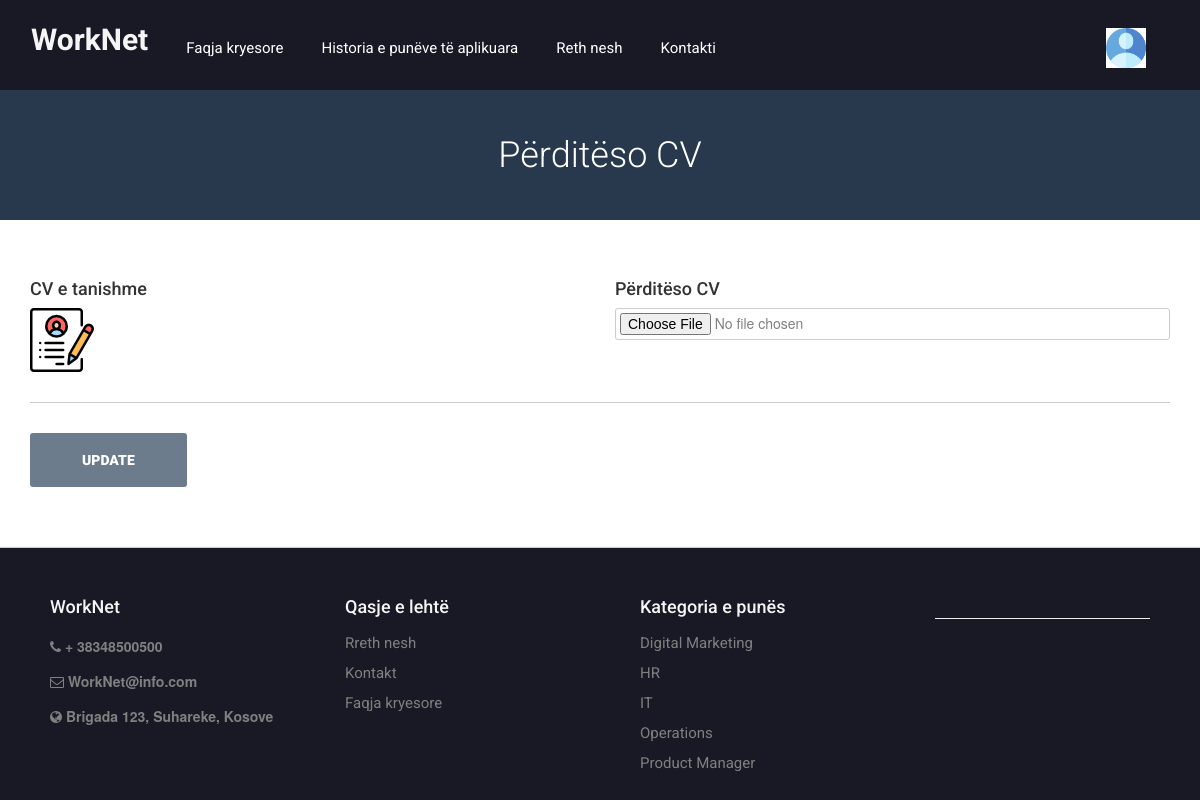
/resume.php (signed in), run on the app's committed database.
### tables this page shows
CREATE TABLE `tbljobseekers` (
  `id` int(11) NOT NULL,
  `FullName` varchar(150) DEFAULT NULL,
  `EmailId` varchar(150) DEFAULT NULL,
  `ContactNumber` bigint(15) DEFAULT NULL,
  `Password` varchar(150) DEFAULT NULL,
  `Resume` varchar(150) DEFAULT NULL,
  `AboutMe` mediumtext DEFAULT NULL,
  `ProfilePic` varchar(200) DEFAULT NULL,
  `Skills` varchar(200) DEFAULT NULL,
  `RegDate` timestamp NULL DEFAULT current_timestamp(),
  `LastUpdationDate` timestamp NULL DEFAULT NULL ON UPDATE current_timestamp(),
  `IsActive` int(1) DEFAULT NULL
);

CREATE TABLE `tblpages` (
  `ID` int(11) NOT NULL,
  `PageType` varchar(200) DEFAULT NULL,
  `PageTitle` mediumtext DEFAULT NULL,
  `PageDescription` longtext DEFAULT NULL,
  `Email` varchar(200) NOT NULL,
  `MobileNumber` bigint(10) NOT NULL,
  `UpdationDate` timestamp NULL DEFAULT NULL ON UPDATE current_timestamp()
);

### resume.php (the view, shortened to what this page needs)
<?php
include('includes/config.php');
if (strlen($_SESSION['jsid']) == 0) {
  header('location:emp-login.php');
} else {
  ?>
  <!doctype html>
  <html>
  <head>
    <link href="css/custom.css" rel="stylesheet" type="text/css">
    <link href="css/bootstrap.css" rel="stylesheet" type="text/css">
    <link href="css/color.css" rel="stylesheet" type="text/css">
    <link href="css/responsive.css" rel="stylesheet" type="text/css">
    <link href="css/owl.carousel.css" rel="stylesheet" type="text/css">
    <link href="css/font-awesome.min.css" rel="stylesheet" type="text/css">
    <link href="css/editor.css" type="text/css" rel="stylesheet" />
    <link href="css/jquery.mCustomScrollbar.css" rel="stylesheet" type="text/css">
  </head>
  <body class="theme-style-1">
    <div id="wrapper">
      <?php include('includes/header.php'); ?>
      <section id="inner-banner">
        <div class="container">
          <h1>Përditëso CV</h1>
        </div>
      </section>
      <div id="main">
        <form name="empsignup" enctype="multipart/form-data" method="post">
          <section class="resum-form padd-tb">
            <div class="container">
              <div class="row">
                <?php
                $uid = $_SESSION['jsid'];
                $sql = "SELECT * from  tbljobseekers  where id=:uid";
                $query = $dbh->prepare($sql);
                $query->bindParam(':uid', $uid, PDO::PARAM_STR);
                $query->execute();
                $results = $query->fetchAll(PDO::FETCH_OBJ);
                if ($query->rowCount() > 0) {
                  foreach ($results as $result) {
                    ?>
                    <div class="col-md-6 col-sm-6">
                      <label>CV e tanishme</label>
                      <a href="Jobseekersresumes/<?php echo $result->Resume; ?>" target="_blank"><img src="images/resume.png"
                          title="Click Here for View Resume" align="center"></a>
                    </div>
                    <div class="col-md-6 col-sm-12">
                      <label>Përditëso CV</label>
                      <div class="upload-box">
                        <div class="hold">
                          <input type="file" name="resume" required>
                        </div>
                      </div>
                    </div>
                    <?php
                  }
                }
                ?>
                <div class="col-md-12">
                  <div class="btn-col">
                    <input type="submit" name="update" value="Update">
                  </div>
                </div>
              </div>
            </div>
          </section>
        </form>
      </div>
      <?php include('includes/footer.php'); ?>
    </div>
  </body>
  </html>
<?php }
?>

### includes/header.php (shortened to what this page needs)
<header id="header">
  <div class="container">
    <div class="navigation-col">
      <nav class="navbar navbar-inverse">
        <div class="navbar-header">
          <h2><a href="index.php"><strong class="logo" style="padding-top:5%">WorkNet</strong></a>
          </h2>
        </div>
        <div id="navbar" class="collapse navbar-collapse">
          <ul class="nav navbar-nav" id="nav">
            <li><a href="index.php">Faqja kryesore</a></li>
            <?php if (strlen($_SESSION['jsid'] != 0)) { ?>
              <li><a href="applied-jobs.php">Historia e punëve të aplikuara</a></li>
            <?php } ?>
            <li><a href="about.php">Reth nesh</a></li>
            <li><a href="contact.php">Kontakti</a></li>
          </ul>
        </div>
      </nav>
    </div>
  </div>
  <div class="user-option-col">
    <div class="thumb">
      <div class="dropdown">
        <?php if (strlen($_SESSION['jsid']) != 0) { ?>
          <?php
          $uid = $_SESSION['jsid'];
          $sql = "SELECT * from tbljobseekers where id='$uid'";
          $query = $dbh->prepare($sql);
          $query->execute();
          $results = $query->fetchAll(PDO::FETCH_OBJ);
          if ($query->rowCount() > 0) {
            foreach ($results as $row) {
              ?>
              <button class="btn btn-default dropdown-toggle" type="button" id="dropdownMenu1" data-toggle="dropdown"
                aria-haspopup="true" aria-expanded="true">
                <?php if ($row->ProfilePic == ''): ?>
                  <img src="images/account.png" width="40" height="40">
                <?php else: ?>
                  <img src="images/<?php echo $row->ProfilePic; ?>" width="40" height="40">
                <?php endif; ?>
              </button>
              <?php $cnt = $cnt + 1;
            }
          }
          ?>
        <?php } ?>
      </div>
    </div>
  </div>
</header>

### includes/footer.php (shortened to what this page needs)
<footer id="footer">
  <div class="text-box box">
    <h4>WorkNet</h4>
    <?php
    $sql = "SELECT * from tblpages where PageType='contactus'";
    $query = $dbh->prepare($sql);
    $query->execute();
    $results = $query->fetchAll(PDO::FETCH_OBJ);
    if ($query->rowCount() > 0) {
      foreach ($results as $row) { ?>
        <ul>
          <li> <i class="fa fa-phone"></i> <strong>+
              <?php echo htmlentities($row->MobileNumber); ?>
            </strong></li>
          <li> <i class="fa fa-envelope-o"></i> <strong>
              <?php echo htmlentities($row->Email); ?>
            </strong> </li>
          <li> <i class="fa fa-globe"></i> <strong>
              <?php echo htmlentities($row->PageDescription); ?>
            </strong> </li>
          <?php $cnt = $cnt + 1;
      }
    } ?>
    </ul>
  </div>
  <div class="box">
    <h4>Qasje e lehtë</h4>
    <ul>
      <li><a href="about.php">Rreth nesh</a></li>
      <li><a href="contact.php">Kontakt</a></li>
      <li><a href="index.php">Faqja kryesore</a></li>
    </ul>
  </div>
  <div class="box">
    <h4>Kategoria e punës</h4>
    <ul>
      <?php
      $sql = "SELECT jobCategory,count(jobId) as totaljobs from tbljobs group by jobCategory";
      $query = $dbh->prepare($sql);
      $query->execute();
      $results = $query->fetchAll(PDO::FETCH_OBJ);
      foreach ($results as $row) { ?>
        <li><a href="view-categorywise-job.php?viewid=<?php echo htmlentities($row->jobCategory); ?>">
            <?php echo htmlentities($row->jobCategory); ?>
          </a></li>
      <?php } ?>
    </ul>
  </div>
  <hr color="#000" />
</footer>

### css/color.css (style rules this page uses)
#banner, .banner-outer .caption .holder form button[type="submit"]:hover, .browse-job-section, .user-option-col a.login-round, .user-option-col .dropdown-menu > li > a:hover, .user-option-col .dropdown-menu > li > a:focus, .user-option-col a.btn-login, .theme-style-1 a.btn-style-1, .popular-categories .box:hover, .popular-categories .box:hover, .btn-color-2, .sidebar .box .text-box a.btn-apply, .call-action-section, .price-table .box strong.amount:before, .price-table .box strong.amount:after, #footer form input[type="submit"], #cp_side-menu, .banner-2, #wrapper .header-2.cp_sticky, .process-section .icon-box, .btn-bg-color-1, .header-4, #inner-banner, .pagination-box .pager li > a:hover, .pagination-box .pager li > a:focus, .pagination-box .pager li.active a, .post-box .owl-next:hover, .post-box .owl-prev:hover, .post-section .comment-form form input[type="submit"], .signup-section .holder input[type="submit"], .upload-box .btn-file, .signup-section .holder b, .contact-form input[type="Submit"], .address-box address .fa, .candidates-search-bar form, .btn-row a.resume, .btn-row a.login, .summary-box .col:before, .progress-box .progress-bar span, .alphabets-row .col span, .alphabets-row .col:before, .icon-colo-1, .resum-form .accordion_cp, .resum-form input[type="submit"], .navbar-toggle { background-color: #30475eb5; }
#nav li:hover > a, .banner-outer .caption .holder form button[type="submit"], .banner-outer .caption .holder .btn-row a .fa, .cp_side-menu a .fa, .user-option-col a .fa, #content-area .box .text-col a.text .fa, #content-area .box strong.price .fa, .sidebar .box .text-box h4 a, .sidebar .box .text-box a.text .fa, .sidebar .box .text-box strong.price .fa, #content-area a.load-more .fa, .price-table .box h4, .price-table .box strong.amount sub, .testimonials-section .owl-prev:hover:before, .testimonials-section .owl-next:hover:before, .post-box .text-box strong.date .fa, .post-box .text-box strong.name, .post-box .text-box:hover h4 a, #footer .box ul li a, .bottom-row strong.copyrights a:hover, #content-area .box:hover h4 a, #popular-job-slider .owl-next:before, #popular-job-slider .owl-prev:before, .sidebar-jobs ul li a, .sidebar-jobs ul li span .fa, .pagination-box .pager li > a, .pagination-box .pager li > span, .sidebar .box .recent-post .text-box a .fa, .sidebar .box .recent-post .text-area a .fa, .sidebar .box .recent-post ul li:hover strong a, .sidebar .box .archives-box ul li a:hover, .post-box blockquote p, .testimonials-style-3 .box p, .testimonials-style-3 .col p, .input-box .fa, .check-box strong a:hover, .signup-section .holder em, .signup-section .holder em a, .signup-section .holder a.login, .candidates-search-bar form button[type="submit"], .resumes-section .box .text-box h4, .resumes-content .box .text-box strong .fa, .resumes-content .box .text-box span.price .fa, .tags a, .resumes-section a.load-more .fa, .related-people .text-box strong.name a, .related-people .text-box span .fa, .summary-box strong.title, .popular-companies .owl-next:before, .popular-companies .owl-prev:before, .alphabets-row a:hover, .alphabets a:hover, .theme-style-1 .account-option a.btn-style-1 .fa, #content-area .box .text-col p em, .job-detail ul li .fa { color:gray; }
#nav li a:before,#nav li a:after, .testimonials-section .owl-prev:hover:before, .testimonials-section .owl-next:hover:before, .summary-box .col, .resume-process .option-box .icon-colo-1:before { border-color:#1b8af3; }

### css/responsive.css (style rules this page uses)
@media (min-width: 1200px) { strong.logo { margin: 0 150px 0 0; } }
@media (min-width: 1200px) { strong.logo { margin:0 0 0 65px; } }
@media (min-width: 1200px) { .user-option-col { position: absolute; padding:0; } }
@media (max-width: 1480px) { strong.logo { margin: 0; } }
@media (max-width: 1480px) { .navigation-col .navbar-collapse { float:left; } }
@media (max-width: 1480px) { #footer .text-box, #footer .box { width:25%; margin:0 20px 0 0 } }
@media (max-width: 1900px) { #footer .text-box, #footer .box { width:25%; margin:0 20px 0 0 } }

### css/editor.css (style rules this page uses)
h1 { margin-top:10px; line-height:40px; }

### data on the page
tblpages: MobileNumber "38348500500", Email "WorkNet@info.com", PageDescription "Brigada 123, Suhareke, Kosove"

### other printed values
$row->jobCategory "Digital Marketing"
$row->jobCategory "HR"
$row->jobCategory "IT"
$row->jobCategory "Operations"
$row->jobCategory "Product Manager"
